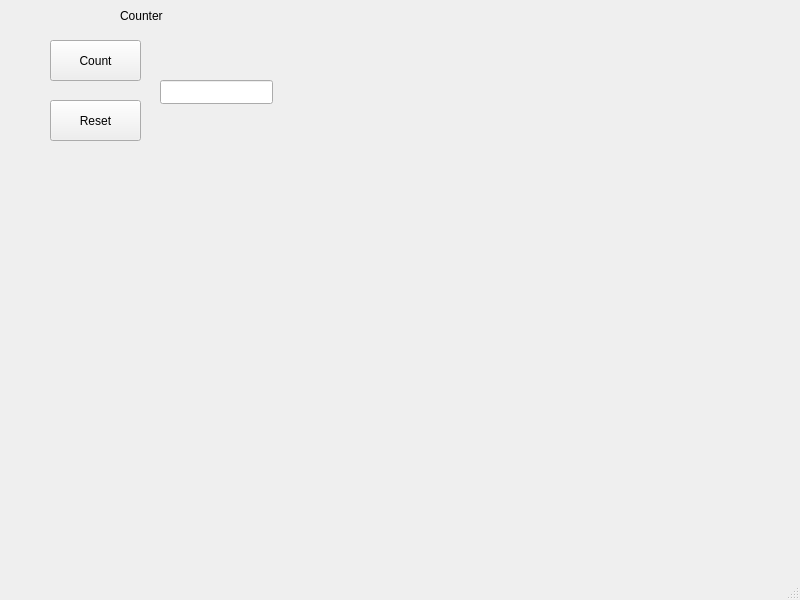
<?xml version="1.0" encoding="UTF-8"?>
<ui version="4.0">
 <class>MainWindow</class>
 <widget class="QMainWindow" name="MainWindow">
  <property name="geometry">
   <rect>
    <x>0</x>
    <y>0</y>
    <width>800</width>
    <height>600</height>
   </rect>
  </property>
  <property name="windowTitle">
   <string>MainWindow</string>
  </property>
  <widget class="QWidget" name="centralwidget">
   <widget class="QPushButton" name="countButton">
    <property name="geometry">
     <rect>
      <x>50</x>
      <y>40</y>
      <width>91</width>
      <height>41</height>
     </rect>
    </property>
    <property name="text">
     <string>Count</string>
    </property>
   </widget>
   <widget class="QPushButton" name="resetButton">
    <property name="geometry">
     <rect>
      <x>50</x>
      <y>100</y>
      <width>91</width>
      <height>41</height>
     </rect>
    </property>
    <property name="text">
     <string>Reset</string>
    </property>
   </widget>
   <widget class="QLabel" name="label">
    <property name="geometry">
     <rect>
      <x>120</x>
      <y>0</y>
      <width>61</width>
      <height>31</height>
     </rect>
    </property>
    <property name="text">
     <string>Counter</string>
    </property>
   </widget>
   <widget class="QLineEdit" name="countLaatikko">
    <property name="geometry">
     <rect>
      <x>160</x>
      <y>80</y>
      <width>113</width>
      <height>24</height>
     </rect>
    </property>
   </widget>
  </widget>
  <widget class="QMenuBar" name="menubar">
   <property name="geometry">
    <rect>
     <x>0</x>
     <y>0</y>
     <width>800</width>
     <height>21</height>
    </rect>
   </property>
  </widget>
  <widget class="QStatusBar" name="statusbar"/>
 </widget>
 <resources/>
 <connections/>
</ui>
